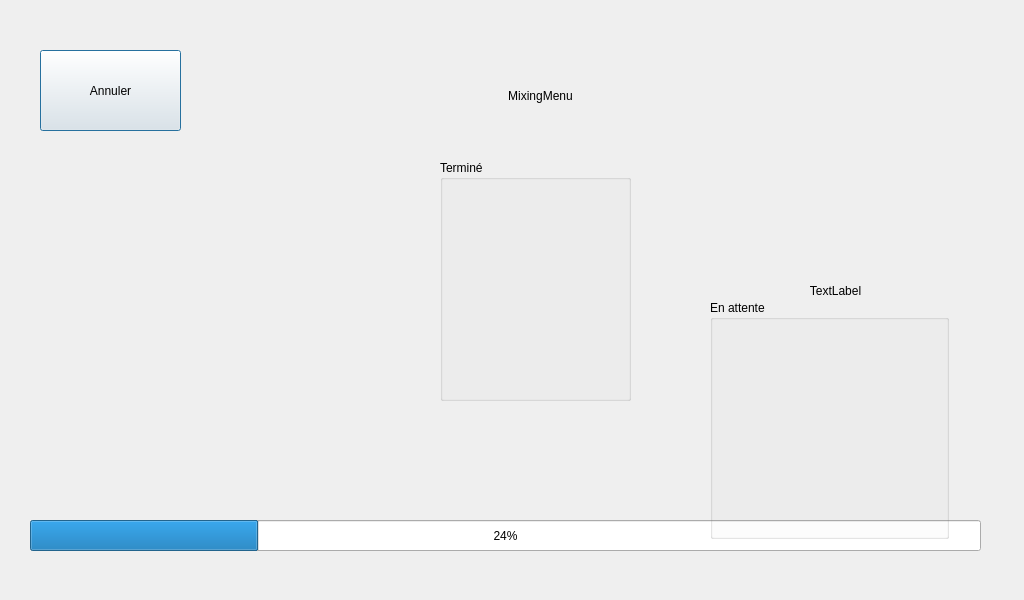
<?xml version="1.0" encoding="UTF-8"?>
<ui version="4.0">
 <class>Dialog</class>
 <widget class="QDialog" name="Dialog">
  <property name="geometry">
   <rect>
    <x>0</x>
    <y>0</y>
    <width>1024</width>
    <height>600</height>
   </rect>
  </property>
  <property name="windowTitle">
   <string>Dialog</string>
  </property>
  <widget class="QLabel" name="label_Title">
   <property name="geometry">
    <rect>
     <x>260</x>
     <y>30</y>
     <width>561</width>
     <height>131</height>
    </rect>
   </property>
   <property name="text">
    <string>MixingMenu</string>
   </property>
   <property name="alignment">
    <set>Qt::AlignCenter</set>
   </property>
  </widget>
  <widget class="QProgressBar" name="progressBar">
   <property name="geometry">
    <rect>
     <x>30</x>
     <y>520</y>
     <width>951</width>
     <height>31</height>
    </rect>
   </property>
   <property name="value">
    <number>24</number>
   </property>
  </widget>
  <widget class="QLabel" name="label_drinkImage">
   <property name="geometry">
    <rect>
     <x>700</x>
     <y>50</y>
     <width>271</width>
     <height>481</height>
    </rect>
   </property>
   <property name="text">
    <string>TextLabel</string>
   </property>
   <property name="alignment">
    <set>Qt::AlignCenter</set>
   </property>
  </widget>
  <widget class="QPushButton" name="pushButton_return">
   <property name="geometry">
    <rect>
     <x>40</x>
     <y>50</y>
     <width>141</width>
     <height>81</height>
    </rect>
   </property>
   <property name="text">
    <string>Annuler</string>
   </property>
  </widget>
  <widget class="QLabel" name="label_bottom_screen">
   <property name="geometry">
    <rect>
     <x>480</x>
     <y>450</y>
     <width>211</width>
     <height>51</height>
    </rect>
   </property>
   <property name="text">
    <string/>
   </property>
  </widget>
  <widget class="QWidget" name="verticalLayoutWidget_3">
   <property name="geometry">
    <rect>
     <x>30</x>
     <y>230</y>
     <width>181</width>
     <height>181</height>
    </rect>
   </property>
   <layout class="QVBoxLayout" name="verticalLayout_waiting"/>
  </widget>
  <widget class="QWidget" name="verticalLayoutWidget_4">
   <property name="geometry">
    <rect>
     <x>220</x>
     <y>230</y>
     <width>181</width>
     <height>181</height>
    </rect>
   </property>
   <layout class="QVBoxLayout" name="verticalLayout_done"/>
  </widget>
  <widget class="QGroupBox" name="groupBox_wating">
   <property name="geometry">
    <rect>
     <x>710</x>
     <y>300</y>
     <width>239</width>
     <height>239</height>
    </rect>
   </property>
   <property name="title">
    <string>En attente</string>
   </property>
  </widget>
  <widget class="QGroupBox" name="groupBox_done">
   <property name="geometry">
    <rect>
     <x>440</x>
     <y>160</y>
     <width>191</width>
     <height>241</height>
    </rect>
   </property>
   <property name="title">
    <string>Terminé</string>
   </property>
  </widget>
  <zorder>label_bottom_screen</zorder>
  <zorder>label_Title</zorder>
  <zorder>progressBar</zorder>
  <zorder>label_drinkImage</zorder>
  <zorder>pushButton_return</zorder>
  <zorder>verticalLayoutWidget_3</zorder>
  <zorder>verticalLayoutWidget_4</zorder>
  <zorder>groupBox_wating</zorder>
  <zorder>groupBox_done</zorder>
 </widget>
 <resources/>
 <connections/>
</ui>
